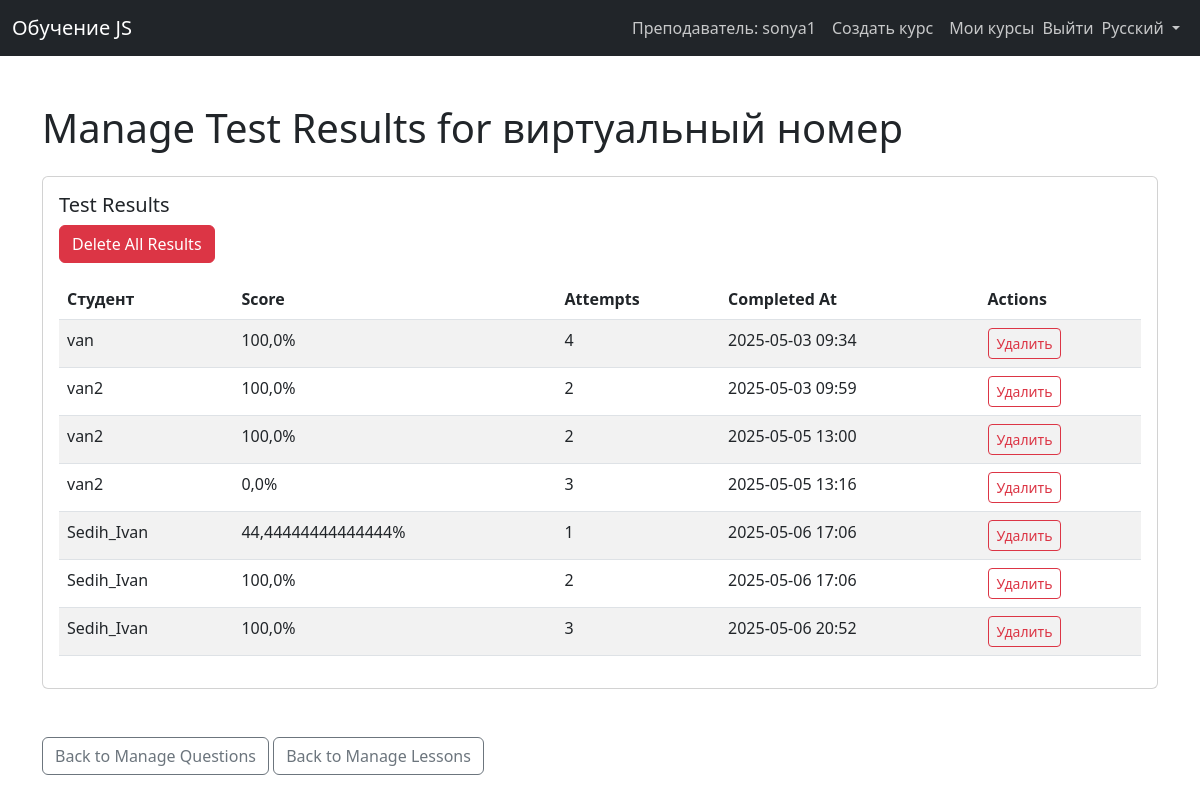
/test/2/results/ (signed in), run on an earlier commit of the app's database.
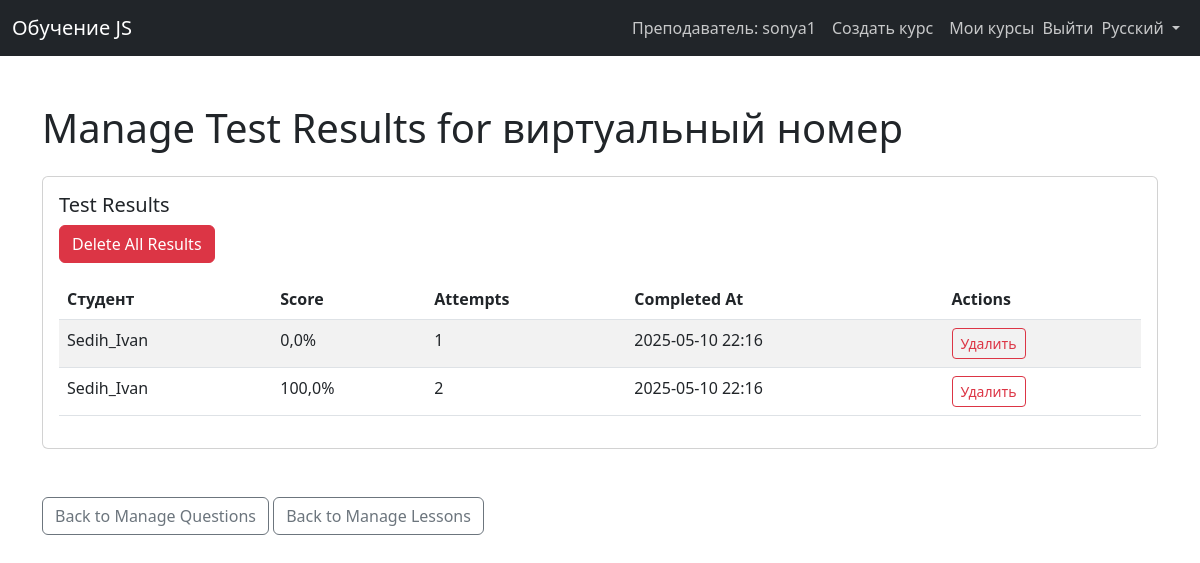
And on a later commit of the database.
### courses/models.py (models this page shows, shortened)
class TestResult(models.Model):
    student = models.ForeignKey(settings.AUTH_USER_MODEL, on_delete=models.CASCADE, related_name='test_results', verbose_name=_("Student"))
    lesson = models.ForeignKey(Lesson, on_delete=models.CASCADE, related_name='test_results', verbose_name=_("Lesson"))
    score = models.FloatField(verbose_name=_("Score"))
    answers = models.JSONField(verbose_name=_("Answers"))
    attempts = models.PositiveIntegerField(default=1, verbose_name=_("Attempts"))
    completed_at = models.DateTimeField(auto_now_add=True, verbose_name=_("Completed At"))
    class Meta:
        verbose_name = _("Test Result")
        verbose_name_plural = _("Test Results")

### users/models.py (models this page shows, shortened)
class User(AbstractUser):
    is_student = models.BooleanField(default=False)
    is_teacher = models.BooleanField(default=False)
    is_admin = models.BooleanField(default=False)
    enrolled_courses = models.ManyToManyField(
        'courses.Course',
        related_name='enrolled_students',
        blank=True,
        verbose_name="Записанные курсы")
    class Meta:
        verbose_name = 'Пользователь'
        verbose_name_plural = 'Пользователи'

### courses/decorators.py (the view)
    def wrapper(request, *args, **kwargs):
        if request.user.is_authenticated and request.user.is_teacher:
            return view_func(request, *args, **kwargs)
        return HttpResponseForbidden(_("Только преподаватели могут получить доступ к этой странице"))

### courses/views.py (called while the page is built, shortened)
@login_required
@teacher_required
def manage_test_results(request, test_id):
    test = get_object_or_404(Test, id=test_id, lesson__course__creator=request.user)
    results = TestResult.objects.filter(lesson=test.lesson).select_related('student')
    return render(request, 'courses/manage_test_results.html', {
        'test': test,
        'results': results
    })

### courses/templates/courses/manage_test_results.html (shortened to what this page needs)
{% extends 'base.html' %}
{% load i18n %}
{% block content %}
<div class="container mt-5" data-aos="fade-up">
    <h1 class="mb-4">{% trans "Manage Test Results for" %} {{ test.title }}</h1>
    {% if results %}
    <div class="card mb-4">
        <div class="card-body">
            <h5 class="card-title">{% trans "Test Results" %}</h5>
            <form method="post">
                <button type="submit" name="action" value="delete_all" class="btn btn-danger mb-3" onclick="confirmDeleteAll()">{% trans "Delete All Results" %}</button>
            </form>
            <table class="table table-striped">
                <thead>
                    <tr>
                        <th>{% trans "Student" %}</th>
                        <th>{% trans "Score" %}</th>
                        <th>{% trans "Attempts" %}</th>
                        <th>{% trans "Completed At" %}</th>
                        <th>{% trans "Actions" %}</th>
                    </tr>
                </thead>
                <tbody>
                    {% for result in results %}
                    <tr>
                        <td>{{ result.student.username }}</td>
                        <td>{{ result.score }}%</td>
                        <td>{{ result.attempts }}</td>
                        <td>{{ result.completed_at|date:"Y-m-d H:i" }}</td>
                        <td>
                            <form method="post" style="display:inline;">
                                <button type="submit" name="action" value="delete_student" class="btn btn-sm btn-outline-danger" onclick="confirmDeleteStudent()">{% trans "Delete" %}</button>
                            </form>
                        </td>
                    </tr>
                    {% endfor %}
                </tbody>
            </table>
        </div>
    </div>
    {% else %}
    <p>{% trans "No test results available for this test." %}</p>
    {% endif %}
    <a href="{% url 'courses:manage_test_questions' test_id=test.id %}" class="btn btn-outline-secondary mt-4">{% trans "Back to Manage Questions" %}</a>
    <a href="{% url 'courses:manage_lessons' course_id=test.lesson.course.id %}" class="btn btn-outline-secondary mt-4">{% trans "Back to Manage Lessons" %}</a>
</div>
{% endblock %}

What changed in the data, as far as the page shows it:
removed TestResult: student.username "van", score "100,0", attempts "4", completed_at "2025-05-03 09:34"
removed TestResult: student.username "van2", score "100,0", attempts "2", completed_at "2025-05-03 09:59"
removed TestResult: student.username "van2", score "100,0", attempts "2", completed_at "2025-05-05 13:00"
removed TestResult: student.username "van2", score "0,0", attempts "3", completed_at "2025-05-05 13:16"
removed TestResult: student.username "Sedih_Ivan", score "44,44444444444444", attempts "1", completed_at "2025-05-06 17:06"
removed TestResult: student.username "Sedih_Ivan", score "100,0", attempts "2", completed_at "2025-05-06 17:06"
removed TestResult: student.username "Sedih_Ivan", score "100,0", attempts "3", completed_at "2025-05-06 20:52"
added TestResult: student.username "Sedih_Ivan", score "0,0", attempts "1", completed_at "2025-05-10 22:16"
added TestResult: student.username "Sedih_Ivan", score "100,0", attempts "2", completed_at "2025-05-10 22:16"
